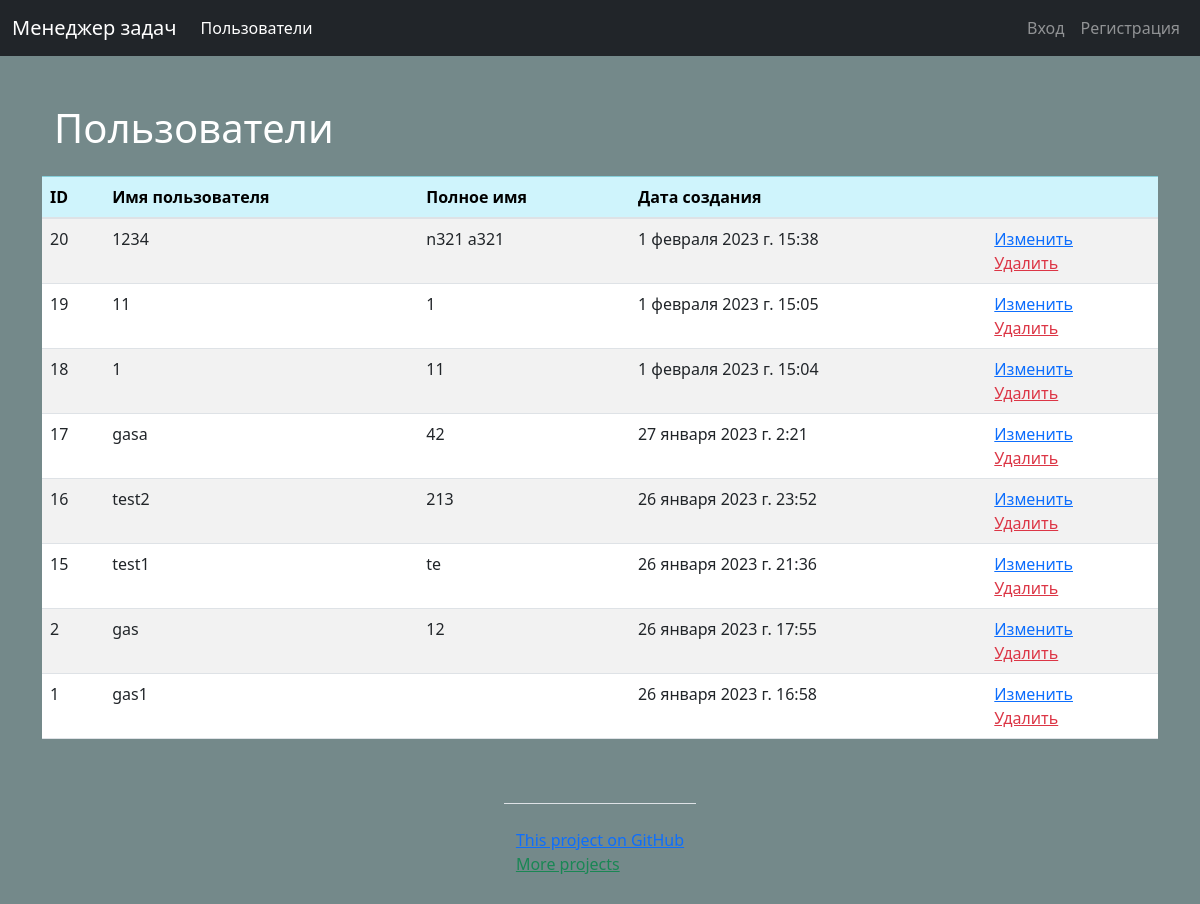
/users/, run on an earlier commit of the app's database.
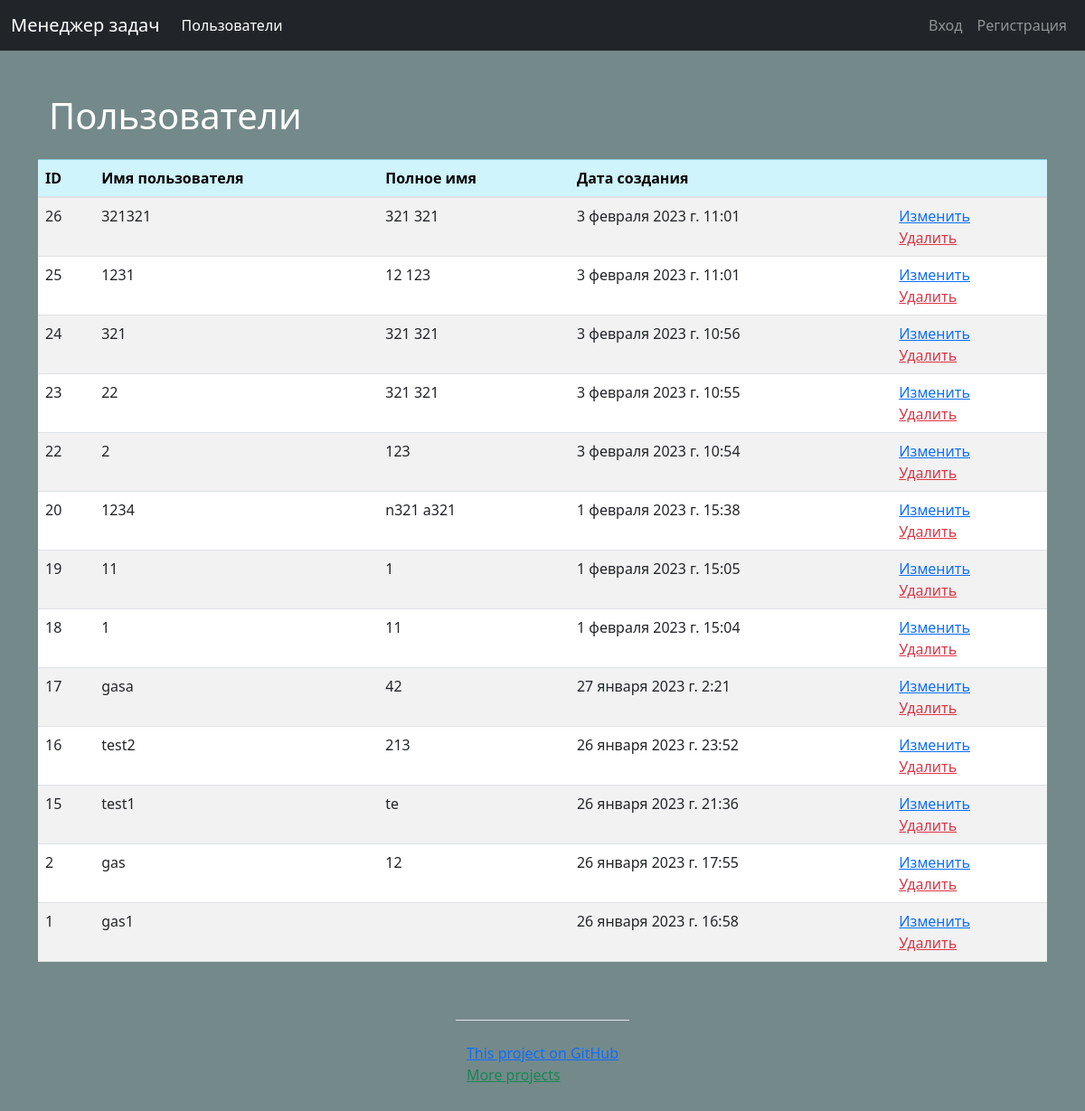
And on a later commit of the database.
### users/models.py (models this page shows, shortened)
class Users(AbstractUser):
    class Meta:
        ordering = ['-date_joined']

### users/views.py (the view)
# urls.py: path('', UserView.as_view(), name='users'),
class UserView(ListView):
    template_name = 'users/users.html'
    model = Users
    context_object_name = 'users'
    extra_context = {'title': _('Users'), 'btn_update': _('Update'), 'btn_delete': _('Delete')}
    redirect_field_name = 'home'

### task_manager/templates/users/users.html (shortened to what this page needs)
{% extends 'base.html' %}
{% load bootstrap4 %}
{% load i18n %}
{% block content %}
<div class="container wrapper flex-grow-1">
    <h1 class="my-4">{{ title }}</h1></div>
<table class="table table-striped ">
    <thead>
    <tr class="table-info">
        <th scope="col">ID</th>
        <th scope="col">{% trans 'Username' %}</th>
        <th scope="col">{% trans 'Fullname' %}</th>
        <th scope="col">{% trans 'Created date' %}</th>
        <th scope="col"></th>
    </tr>
    </thead>
    {% for user in users %}
    <tr>
        <td>{{user.id}}</td>
        <td>{{user.username}}</td>
        <td>{{user.first_name}} {{user.last_name}}</td>
        <td>{{user.date_joined}}</td>
        <td>
            <a class="text-orange" href="{% url 'update_user' user.pk %}">{{ btn_update }}</a>
            <br>
            <a class="text-danger" href="{% url 'delete_user' user.pk %}">{{ btn_delete }}</a>
        </td>
    </tr>
    {% empty %}
    <li>Sorry, no athletes in this list.</li>
    {% endfor %}
</table>
{% endblock %}

### task_manager/templates/base.html (shortened to what this page needs)
<!doctype html>
{% load i18n %}
{% load static %}
{% load bootstrap4 %}
{% bootstrap_css %}
<html lang="en">
<head>
    <link href="https://cdn.jsdelivr.net/npm/bootstrap@5.3.0-alpha1/dist/css/bootstrap.min.css"
          rel="stylesheet"
>
</head>
<body class="d-flex flex-column min-vh-100 ">
<nav class="navbar navbar-expand-md navbar-dark bg-dark fixed-top">
    <div class="container-fluid">
        <a class="navbar-brand" href="{% url 'home' %}">{% translate 'Task manager' %}</a>
        <div class="collapse navbar-collapse" id="navbarsExampleDefault">
            <ul class="navbar-nav mr-auto">
                <li class="nav-item active">
                    <a class="nav-link" href="{% url 'users' %}">{% translate 'Users' %}
                        <span class="sr-only">(current)</span></a></li>
            </ul>
            <ul class="navbar-nav">
                {% if request.user.is_authenticated %}
                <li class="nav-item nav-link "> {{user.username}}</li>
                <li class="nav-item"><a class="nav-link" href="{% url 'user_logout' %}">
                    {% translate "Logout" %}</a></li>
                {% else %}
                <li class="nav-item"><a class="nav-link" href="{% url 'user_login' %}">
                    {% translate "Login" %}</a></li>
                <li class="nav-item"><a class="nav-link" href="{% url 'register' %}">
                    {% trans 'Registration' %}</a></li>
                {% endif %}
            </ul>
        </div>
    </div>
</nav>
<main role="main" class="container">
    {% block content %}
    {% endblock %}
</main>
<footer class=" mx-auto">
    <div class="container my-5 pt-4 border-top">
        <a class=".text-primary"
           target="_blank" href="https://github.com/Gas159/python-project-52">
            {% trans 'This project on GitHub' %}
        </a>
        <br>
        <a class="link-success .justify-content-center"
           target="_blank" href="https://github.com/Gas159">
            {% trans 'More projects' %}
        </a>
    </div>
</footer>
</body>
</html>

### task_manager/templates/base.html (style rules this page uses)
body { padding-top: 5rem; background-color: #74898a; color: white; }

What changed in the data, as far as the page shows it:
added Users: id "26", username "321321", first_name "321", last_name "321", date_joined "3 февраля 2023 г. 11:01", btn_update "Изменить", btn_delete "Удалить"
added Users: id "25", username "1231", first_name "12", last_name "123", date_joined "3 февраля 2023 г. 11:01", btn_update "Изменить", btn_delete "Удалить"
added Users: id "24", username "321", first_name "321", last_name "321", date_joined "3 февраля 2023 г. 10:56", btn_update "Изменить", btn_delete "Удалить"
added Users: id "23", username "22", first_name "321", last_name "321", date_joined "3 февраля 2023 г. 10:55", btn_update "Изменить", btn_delete "Удалить"
added Users: id "22", username "2", last_name "123", date_joined "3 февраля 2023 г. 10:54", btn_update "Изменить", btn_delete "Удалить"
